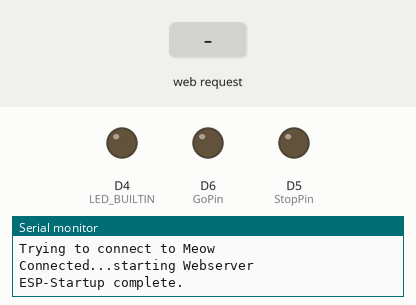
Recording of a sketch running on a simulated ESP8266 (NodeMCU). On the bench: output pins drawn as LEDs (lit = HIGH, except the on-board LED, lit = LOW), the last lines printed to the serial monitor. Inputs (shaded band) come from the test bench. WiFi joins after 1.5 s; servers stay silent unless stated.

Above: at 2.7 s.
2.8 s: HTTP request GET /?pressStart=1 received
At 3.2 s:
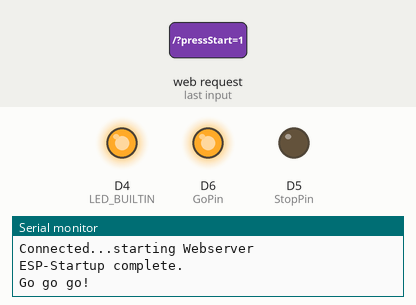
4.9 s: HTTP request GET /?pressStop=1 received
At 5.8 s:
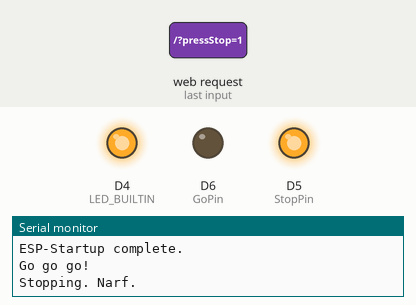
Timing chart, 0 to 7.9 s (numbered marks = the images above; inputs shaded):
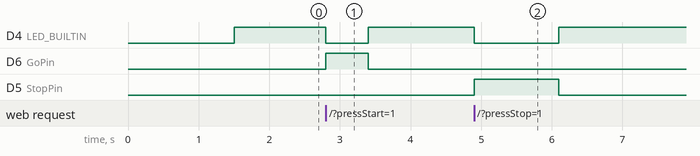

Measured:
- after the input at 2.8 s, D4 (LED_BUILTIN): HIGH → LOW at once, → HIGH 0.60 s later; D6 (GoPin): LOW → HIGH at once, → LOW 0.60 s later
- after the input at 4.9 s, D4 (LED_BUILTIN): HIGH → LOW at once, → HIGH 1.2 s later; D5 (StopPin): LOW → HIGH at once, → LOW 1.2 s later

The sketch:

mower.ino
```cpp
//************************//
// Robomow RX12u WiFi     //
//************************//

//Includes
#include <ESP8266WiFi.h>
#include <DNSServer.h>
#include <ESP8266WebServer.h>
#include <WiFiManager.h>  //https://github.com/tzapu/WiFiManager WiFi Configuration Magic

//Global variables
#define StopPin D5
#define GoPin D6
#define WEBSRVPORT 80
#define PressDuration 600
bool running = false;
//Fallback WiFi AP credentials
char wifiap[] = "Meow";
char wifipw[] = "RobiTheMower01";

//Other global things
ESP8266WebServer server(WEBSRVPORT);

//Press a button for x ms
void pressButton(bool go) {
  if (go) {
    Serial.println("Go go go!");
    digitalWrite(LED_BUILTIN, LOW);
    digitalWrite(GoPin, HIGH);
    unsigned long previousMillis = millis();
    while(true) {
      if (millis() - previousMillis >= PressDuration) {
        break;
      }
    }
    digitalWrite(LED_BUILTIN, HIGH);
    digitalWrite(GoPin, LOW);
  } else {
    Serial.println("Stopping. Narf.");
    digitalWrite(LED_BUILTIN, LOW);
    digitalWrite(StopPin, HIGH);
    unsigned long previousMillis = millis();
    while(true) {
      if (millis() - previousMillis >= PressDuration) {
        break;
      }
    }
    delay(PressDuration);
    digitalWrite(LED_BUILTIN, HIGH);
    digitalWrite(StopPin, LOW);
  }
}

//Webserver Events
void EventIndex() {
  if (server.args() > 0) {
    if (server.arg("pressStart") == "1") {
      pressButton(true);
      server.sendHeader("Cache-Control", "no-cache");
      server.send(200, "text/plain", "pressedStart");
    } else if (server.arg("pressStop") == "1") {
      pressButton(false);
      server.sendHeader("Cache-Control", "no-cache");
      server.send(200, "text/plain", "pressedStop");
    } else {
      server.sendHeader("Cache-Control", "no-cache");
      server.send(200, "text/plain", "Please use one of the following parameters: ?pressStart=1 or ?pressStop=1");
    }
  } else {
      server.sendHeader("Cache-Control", "no-cache");
      server.send(200, "text/plain", "Please use one of the following parameters: ?pressStart=1 or ?pressStop=1");
  }
}

void EventNotFound() {
  server.send(404, "text/plan", "404: Not found");
}

void setup() {
  pinMode(LED_BUILTIN, OUTPUT);
  digitalWrite(LED_BUILTIN, LOW);
  Serial.begin(115200);
  Serial.println("Booted. Please wait.");
  pinMode(GoPin, OUTPUT);
  pinMode(StopPin, OUTPUT);
  digitalWrite(GoPin, LOW);
  digitalWrite(StopPin, LOW);
  WiFiManager wifiManager;
  //wifiManager.resetSettings(); //reset WiFi settings
  Serial.print("Trying to connect to ");
  Serial.println(wifiap);
  wifiManager.autoConnect(wifiap, wifipw);
  Serial.println("Connected...starting Webserver");
  digitalWrite(LED_BUILTIN, HIGH);
  server.on("/", EventIndex);
  server.onNotFound(EventNotFound);
  server.begin();
  Serial.println("ESP-Startup complete.");
}

void loop() {
  server.handleClient();
}
```
